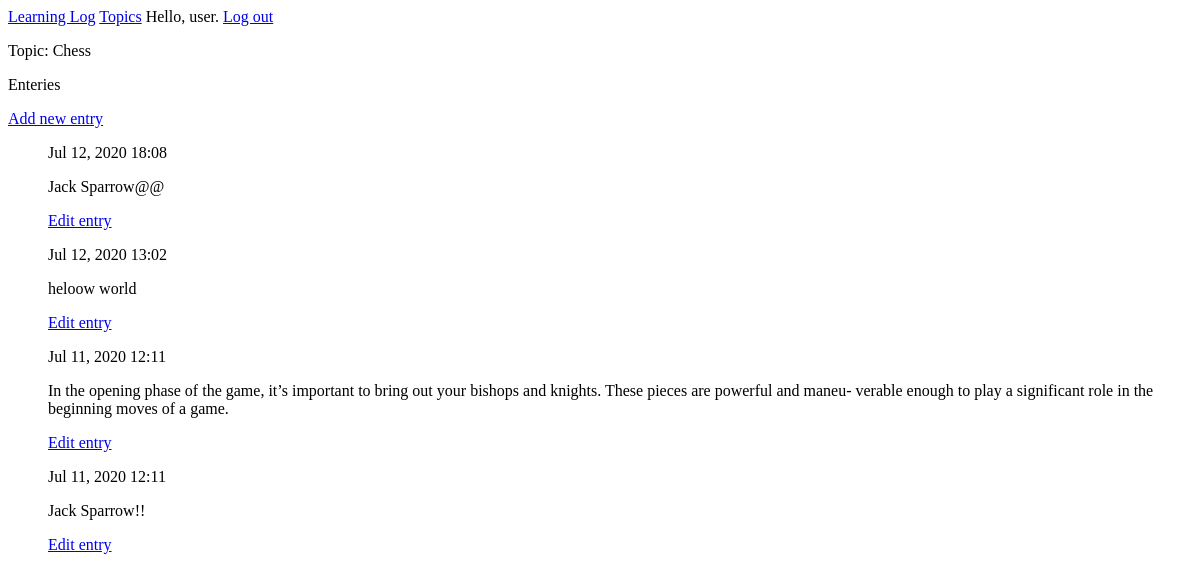
Page /topics/1/ (signed in) on the earlier database version.
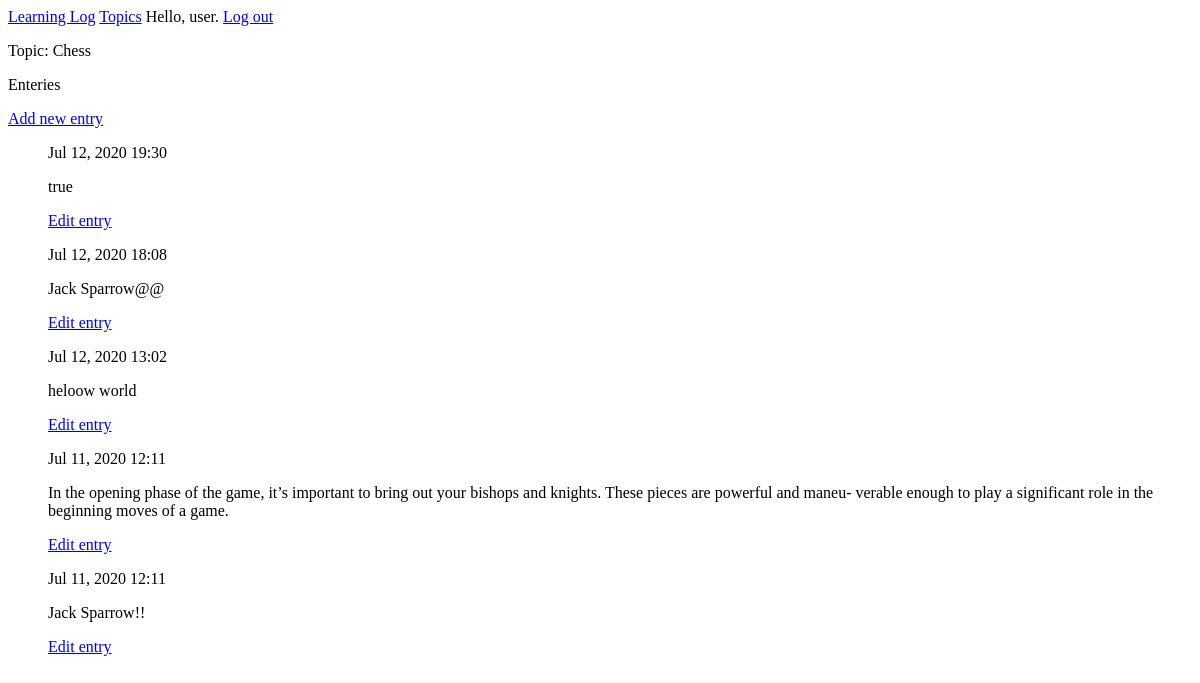
Same page on the later database version.
### learning_logs/models.py (models this page shows, shortened)
class Topic(models.Model):
    text = models.CharField(max_length=200)
    date_added = models.DateTimeField(auto_now_add=True)
    owner = models.ForeignKey(User, on_delete=models.CASCADE)
    def __str__(self):
        return self.text

class Entry(models.Model):
    topic = models.ForeignKey(Topic, on_delete=models.CASCADE)
    text = models.TextField()
    date_added = models.DateTimeField(auto_now_add=True)

### learning_logs/views.py (the view)
# urls.py: path('topics/<int:topic_id>/', views.topic, name= 'topic'),
@login_required()
def topic(request, topic_id):
    topic = Topic.objects.get(id=topic_id)
    if topic.owner != request.user:
        raise Http404
    entries = topic.entry_set.order_by('-date_added')
    context = {'topic': topic, 'entries': entries}
    return render(request, 'learning_logs/topic.html', context)

### learning_logs/templates/learning_logs/topic.html (shortened to what this page needs)
<!DOCTYPE html>
<html lang="en">
<head>
</head>
<body>
{% extends 'learning_logs/base.html'%}
{% block content %}
<p>Topic: {{ topic }}</p>
<p>Enteries</p>
<p>
    <a href="{% url 'learning_logs:new_entry' topic.id %}">Add new entry</a>
</p>
<ul>
    {% for entry in entries %}
    <p>{{ entry.date_added|date:'M d, Y H:i' }}</p>
      <p>{{ entry.text|linebreaks }}</p>
      <p>
        <a href="{% url 'learning_logs:edit_entry' entry.id %}">Edit entry</a>
      </p>
    {% empty %}
    <li>There are no entries for this topic yet.</li>
    {% endfor %}
</ul>
{% endblock content %}

### learning_logs/templates/learning_logs/base.html (shortened to what this page needs)
<!DOCTYPE html>
<html lang="en">
<head>
</head>
<body>
<a href="{% url 'learning_logs:index' %}">Learning Log</a>
<a href="{% url 'learning_logs:topics' %}">Topics</a>
{% if user.is_authenticated %}
    Hello, {{ user.username }}.
 <a href="{% url 'users:logout' %}">Log out</a>
  {% else %}
    <a href="{% url 'users:login' %}">Log in</a>
    <a href="{% url 'users:register' %}">Register</a> -
  {% endif %}
{% block content %}{% endblock content %}
</body>
</html>

Differences in the rows shown:
added Entry: date_added "Jul 12, 2020 19:30", text "true"
